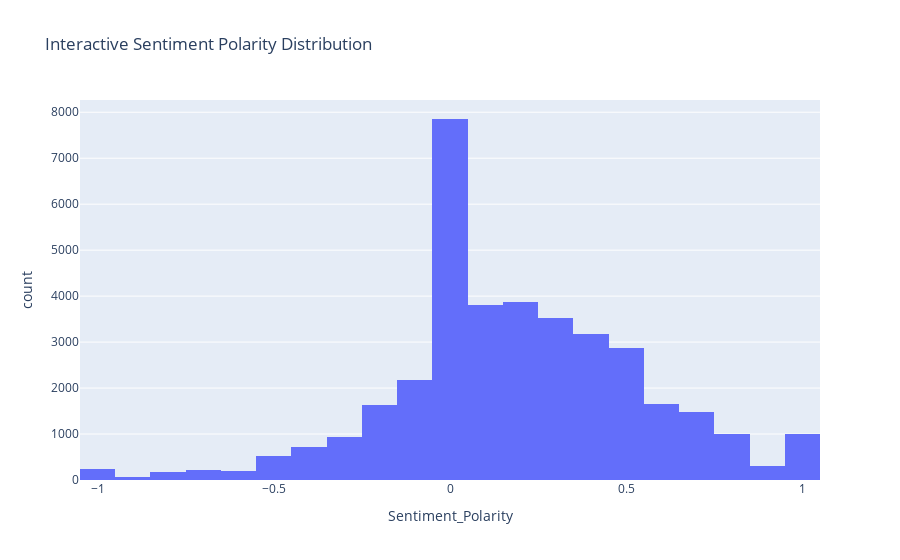

The code cell stored with this chart in its notebook:
### Markdown cell above
- For a more interactive experience, we can utilize libraries like Plotly or ipywidgets to allow dynamic exploration of the data.

### Code cell
# Example using Plotly for an interactive sentiment polarity visualization
import plotly.express as px

fig = px.histogram(reviews_df, x="Sentiment_Polarity", nbins=30, title="Interactive Sentiment Polarity Distribution")
fig.show()

### Figure 1 — Plotly figure (JSON) as saved in the notebook; plotly's stock layout.template omitted (floating-point values rounded to 4 significant figures; data arrays with more than 128 entries replaced by an {"elided": "..."} marker saying what was removed)
{"data": [{"alignmentgroup": "True", "bingroup": "x", "hovertemplate": "Sentiment_Polarity=%{x}<br>count=%{y}<extra></extra>", "legendgroup": "", "marker": {"color": "#636efa", "pattern": {"shape": ""}}, "name": "", "nbinsx": 30, "offsetgroup": "", "orientation": "v", "showlegend": false, "type": "histogram", "x": {"elided": "37427 float values"}, "xaxis": "x", "yaxis": "y"}], "layout": {"barmode": "relative", "legend": {"tracegroupgap": 0}, "title": {"text": "Interactive Sentiment Polarity Distribution"}, "xaxis": {"anchor": "y", "domain": [0, 1], "title": {"text": "Sentiment_Polarity"}}, "yaxis": {"anchor": "x", "domain": [0, 1], "title": {"text": "count"}}}}
